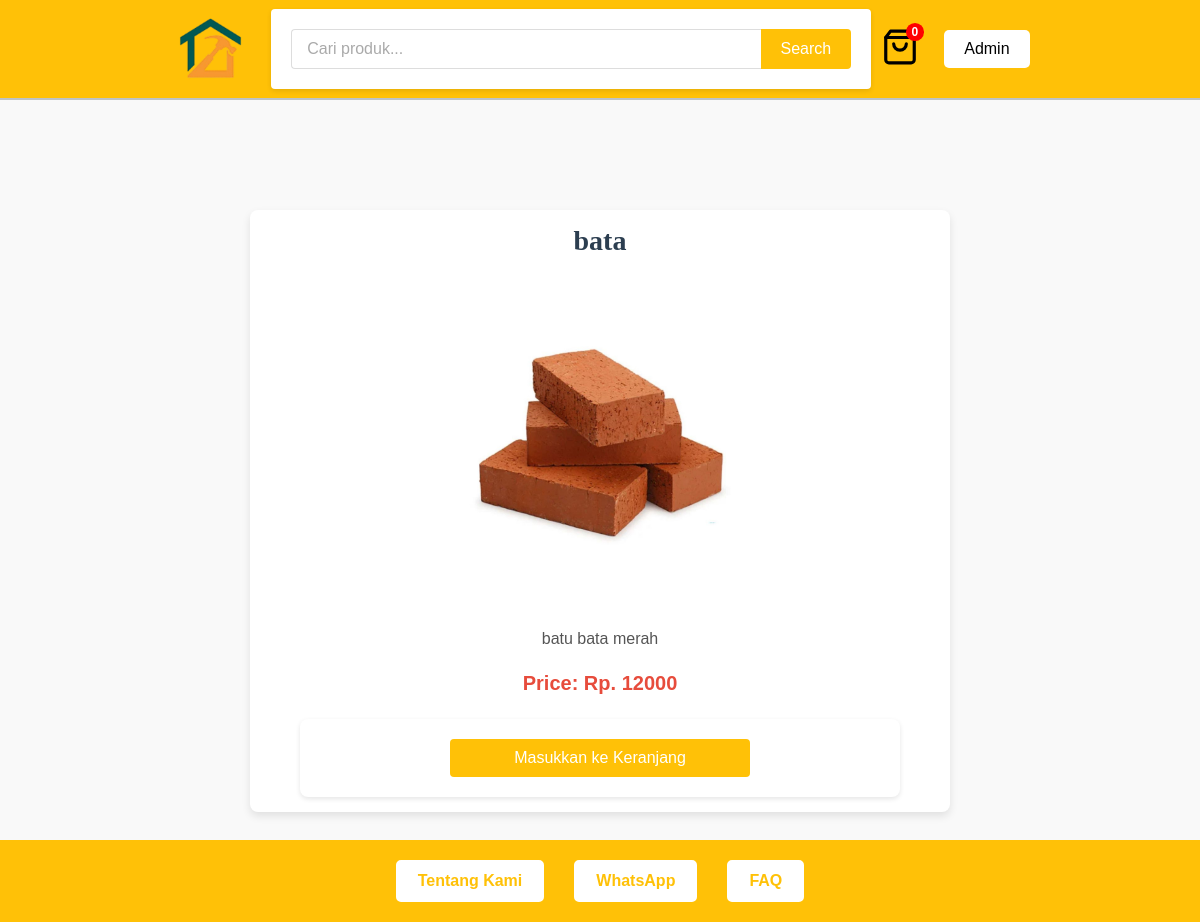
Page /product/1 on the committed database.
### karyaabadi.py (models this page shows)
class Products(db.Model):
    id = db.Column(db.Integer, primary_key=True)
    name = db.Column(db.String(100), nullable=False)
    price = db.Column(db.Float, nullable=False)
    description = db.Column(db.String(255), nullable=False)
    image = db.Column(db.String(100), nullable=True)
    category_id = db.Column(db.Integer, db.ForeignKey('category.id'), nullable=True)

### karyaabadi.py (the view)
@app.route('/product/<int:product_id>')
def product_detail(product_id):
    product = Products.query.get_or_404(product_id)
    return render_template('product_detail.html', product=product)

### templates/product_detail.html (shortened to what this page needs)
{% extends "template.html" %} {% block content %}
<section class="product-detail">
  <h1>{{ product.name }}</h1>
  <div class="product-image">
    <img
      src="{{ url_for('static', filename='uploads/' + (product.image if product.image else 'default-image.jpg')) }}"
      alt="{{ product.name }}"
      class="img-medium"
    />
  </div>
  <p class="product-description">{{ product.description }}</p>
  <p class="price">Price: Rp. {{ product.price|int }}</p>
  <form
    action="{{ url_for('add_to_cart', product_id=product.id) }}"
    method="POST"
    class="add-to-cart-form"
  >
    <button type="submit" class="btn btn-primary">Masukkan ke Keranjang</button>
  </form>
</section>
{% endblock %}

### static/style.css (style rules this page uses)
body { font-family: "Cambria", serif; background-color: #ffffff; color: #333; }
h1, h2, h3, h4 { font-family: "Cambria", serif; color: #000000; }
h1 { text-align: center; font-size: 50px; margin-bottom: 10px; }
p { line-height: 1.6; }
section { margin-bottom: 40px; }
form { background-color: #fff; padding: 20px; border-radius: 8px; box-shadow: 0 2px 5px rgba(0, 0, 0, 0.1); max-width: 600px; margin: 0 auto; }
form button[type="submit"] { background-color: #ffc107; color: #fff; border: none; padding: 10px 20px; border-radius: 4px; font-size: 16px; cursor: pointer; width: 100%; box-sizing: border-box; }
body { font-family: Arial, sans-serif; margin: 0; padding: 0; background-color: #f9f9f9; }

### templates/product_detail.html (style rules this page uses)
* { margin: 0; padding: 0; box-sizing: border-box; }
html, body { font-family: "Arial", sans-serif; height: 100%; overflow-x: hidden; }
.product-detail { display: flex; flex-direction: column; align-items: center; justify-content: flex-start; text-align: center; background-color: #ffffff; border-radius: 8px; box-shadow: 0 4px 8px rgba(0, 0, 0, 0.1); padding: 15px; max-width: 700px; margin: 40px auto; overflow: hidden; min-height: 500px; }
.product-detail h1 { font-size: 28px; font-weight: bold; color: #2c3e50; margin-bottom: 15px; }
.product-image { max-width: 100%; margin-bottom: 15px; }
.img-medium { width: 50%; height: auto; border-radius: 8px; object-fit: cover; }
.product-description { font-size: 16px; color: #555; line-height: 1.6; margin-bottom: 15px; }
.price { font-size: 20px; color: #e74c3c; font-weight: bold; margin-bottom: 20px; }
.add-to-cart-form { width: 100%; display: flex; justify-content: center; }
.add-to-cart-form button { background-color: #ffc107; color: white; padding: 12px 25px; font-size: 16px; border: none; border-radius: 5px; cursor: pointer; transition: background-color 0.3s ease; width: 100%; max-width: 300px; }

### rows in the picture
Products: name "bata", image+name (picture), description "batu bata merah", price "12000"
